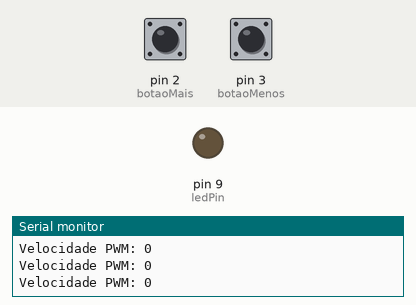
A sketch run on a simulated Arduino Uno, built with avr-gcc and run on an emulated ATmega328P. On the bench: output pins drawn as LEDs (lit = HIGH), the last lines printed to the serial monitor. Inputs (shaded band) come from the test bench; at power-on: pin 2 (botaoMais) HIGH, pin 3 (botaoMenos) HIGH.

Above: at 1.2 s.
1.3 s: pin 2 (botaoMais) pulled LOW for 0.15 s
At 2.2 s:
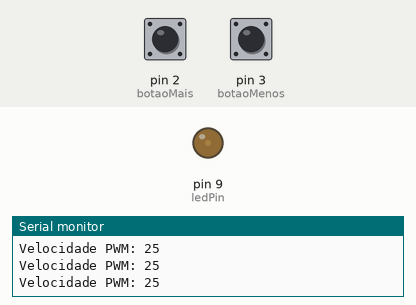
2.9 s: pin 2 (botaoMais) pulled LOW for 1 s
At 4.1 s:
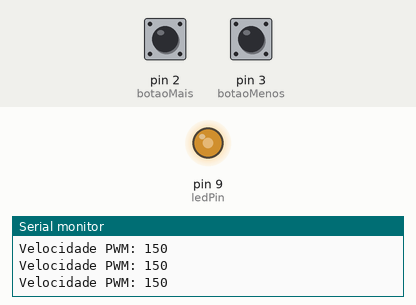
5.4 s: pin 2 (botaoMais) pulled LOW for 3.2 s
At 7.6 s:
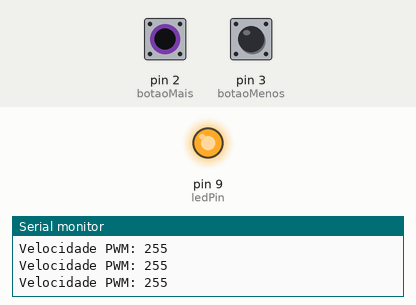
10.1 s: pin 3 (botaoMenos) pulled LOW for 3.2 s
At 11.51 s:
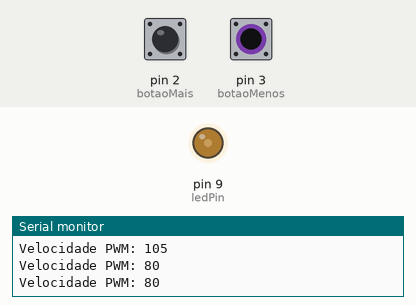
16.3 s: pin 2 (botaoMais) driven LOW
At 17.91 s:
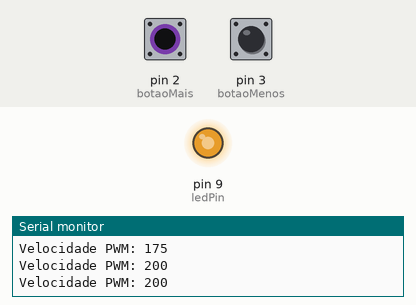
Timing chart, 0 to 20.0 s (numbered marks = the images above; inputs shaded):
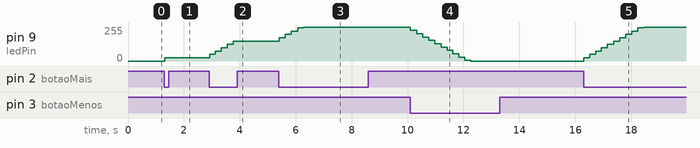

Measured:
- after the input at 1.3 s, pin 9 (ledPin): 0/255 → 25/255 at once
- after the input at 2.9 s, pin 9 (ledPin): moves from 25/255 to 150/255 over 0.85 s, starting at once
- after the input at 5.4 s, pin 9 (ledPin): moves from 150/255 to 255/255 over 0.87 s, starting at once
- after the input at 10.1 s, pin 9 (ledPin): moves from 255/255 to 0/255 over 2.2 s, starting at once
- after the input at 16.3 s, pin 9 (ledPin): moves from 0/255 to 255/255 over 2.2 s, starting at once

The sketch:

exercicio-16_controle-manual-de-velocidade.ino
```cpp
// Pinos
const int botaoMais = 2;
const int botaoMenos = 3;
const int ledPin = 9;

// Controle de velocidade (PWM)
int velocidade = 0;
const int passo = 25;   // quanto aumenta/diminui

const int velMin = 0;
const int velMax = 255;

// Debounce
unsigned long tempoUltimoMais = 0;
unsigned long tempoUltimoMenos = 0;
const long debounceDelay = 200;

void setup() {
  pinMode(botaoMais, INPUT_PULLUP);
  pinMode(botaoMenos, INPUT_PULLUP);
  pinMode(ledPin, OUTPUT);

  Serial.begin(9600);
}

void loop() {
  unsigned long agora = millis();

  bool estadoMais = !digitalRead(botaoMais);
  bool estadoMenos = !digitalRead(botaoMenos);

  // Botão +
  if (estadoMais && (agora - tempoUltimoMais > debounceDelay)) {
    tempoUltimoMais = agora;

    velocidade += passo;
    if (velocidade > velMax) {
      velocidade = velMax; // evita estouro
    }
  }

  // Botão -
  if (estadoMenos && (agora - tempoUltimoMenos > debounceDelay)) {
    tempoUltimoMenos = agora;

    velocidade -= passo;
    if (velocidade < velMin) {
      velocidade = velMin; // evita valor negativo
    }
  }

  // Aplica PWM
  analogWrite(ledPin, velocidade);

  // Monitoramento
  Serial.print("Velocidade PWM: ");
  Serial.println(velocidade);
}
```
